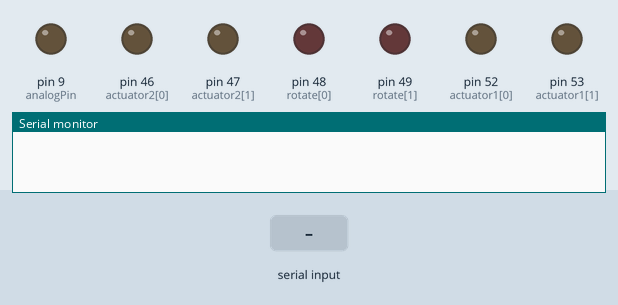
The sketch below on a simulated Arduino Mega 2560, built with avr-gcc and run on an emulated ATmega2560. Shown: output pins drawn as LEDs (lit = HIGH), the last lines printed to the serial monitor. Inputs (shaded band) come from the test bench.

Above: at 1.2 s.
1.3 s: "r\n" received over Serial
At 2.1 s:
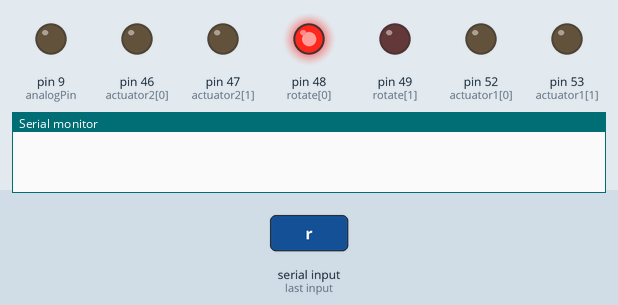
3.8 s: "a\n" received over Serial
At 4.4 s:
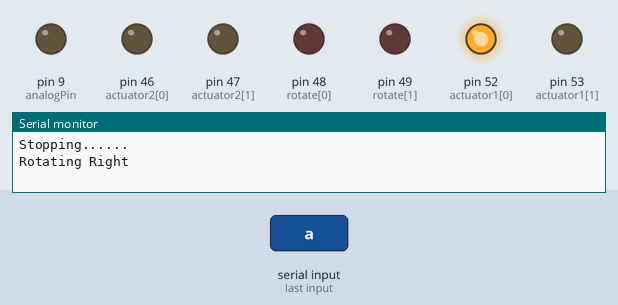
6.3 s: "b\n" received over Serial
At 7.1 s:
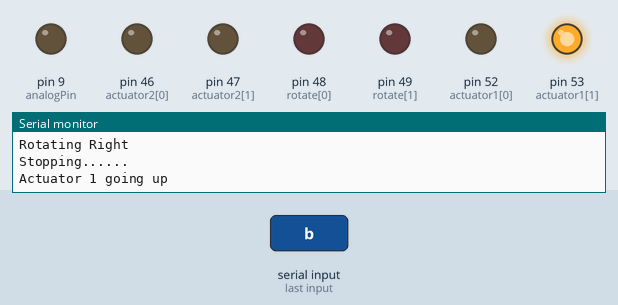
8.8 s: "l\n" received over Serial
At 9.4 s:
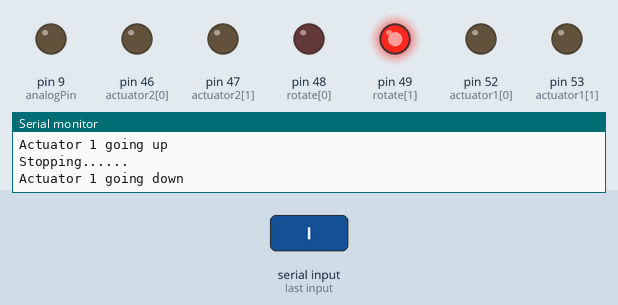
11.3 s: "c\n" received over Serial
At 12.1 s:
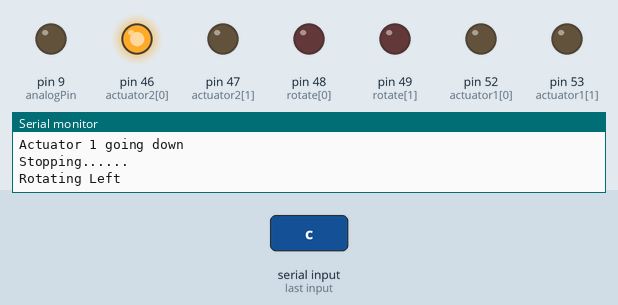
13.8 s: "d\n" received over Serial
At 14.4 s:
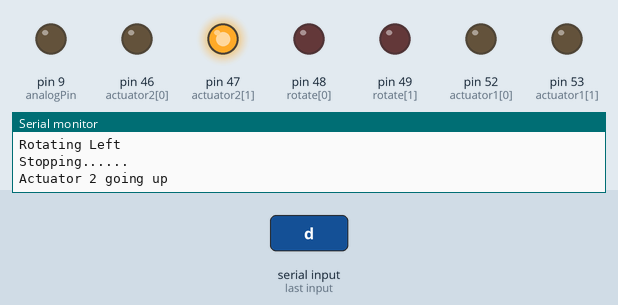
Timing chart, 0 to 16.8 s (numbered marks = the images above; inputs shaded):
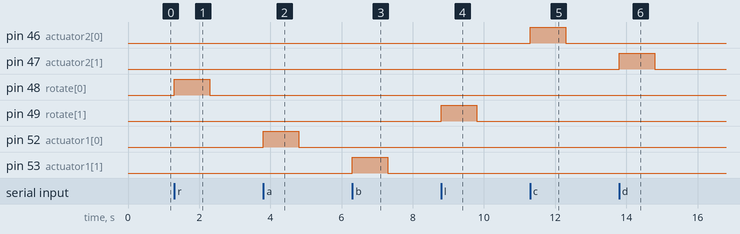

The sketch:

control1.ino
```cpp
int actuator1[] = {52, 53};
int actuator2[] = {46, 47};
int rotate[] = {48, 49};
int analogPin = 9;
int motorspeed;
char state;
int ddelay;
String state2;
String motor_rotate_cw ="CW";
String motor_rotate_ccw ="CCW";
String actuator_pos_fw="FW";
String actuator_pos_bw="BW";
String first_actuator="Actuator1";
String second_actuator="Actuator2";
String motor="Motor";
boolean str_chr=false;
boolean str_chr2=false;
String firstValue;
String secondValue;
String thirdValue;
String fourthValue;

void setup() {
  // put your setup code here, to run once:
    int i;
    for( i = 0; i < 2; i++){
    pinMode(actuator1[i], OUTPUT);
    pinMode(actuator2[i], OUTPUT);
    pinMode(rotate[i], OUTPUT);
    }
    Serial.begin(9600);
}
// --------------------------------------------------------------------------- Loop
void loop() {
  // put your main code here, to run repeatedly:
   if (Serial.available() > 0){
     String temp = Serial.readStringUntil('\n');

     if(temp.length()==1 && temp.length()!=0){
       //state = temp();
       char ch[10];
       temp.toCharArray(ch,10);
       state=ch[0];
       str_chr=true;
     }
     else{
       state2 = temp;

       int commaIndex = state2.indexOf(',');

       //  Search for the next comma just after the first
       int secondCommaIndex = state2.indexOf(',', commaIndex+1);
       int thirdCommaIndex = state2.indexOf(',', secondCommaIndex+1);
       firstValue = state2.substring(0, commaIndex);
       secondValue = state2.substring(commaIndex+1, secondCommaIndex);
       thirdValue = state2.substring(secondCommaIndex+1,thirdCommaIndex);
       fourthValue = state2.substring(thirdCommaIndex+1);

       ddelay = thirdValue.toInt();
       motorspeed = fourthValue.toInt();

       Serial.println(firstValue);
       Serial.println(secondValue);
       Serial.println(thirdValue);
       Serial.println(fourthValue);
       //Serial.print("Delay: ");
       //Serial.println(ddelay);
       //Serial.print("Motorspeed: ");
       //Serial.println(motorspeed);
       str_chr2=true;
     }
    }
    if(str_chr){
      if (state == 'a') {
      actuator1_up();
      delay(1000);
      actuator1_stop();
      Serial.println("Actuator 1 going up");
      }
      else if (state == 'b') {
      actuator1_down();
      delay(1000);
      actuator1_stop();
      Serial.println("Actuator 1 going down");
      }
      else if (state == 'c') {
      actuator2_up();
      delay(1000);
      actuator2_stop();
      Serial.println("Actuator 2 going up");
      }
      else if (state == 'd') {
      actuator2_down();
      delay(1000);
      actuator2_stop();
      Serial.println("Actuator 2 going down");
      }
      else if (state == 'l') {
      rotate_left();
      delay(1000);
      rotate_stop();
      Serial.println("Rotating Left");
      }
      else if (state == 'r') {
      rotate_right();
      delay(1000);
      rotate_stop();
      Serial.println("Rotating Right");
      }
      else if(state =='s'){
      actuator1_stop();
      actuator2_stop();
      rotate_stop();
      //Serial.println("Stopping All");
      }
      str_chr=false;
    }
    else if( str_chr2 == true && str_chr == false ) {
      //Serial.println("I am inside String");
            if(motor == firstValue){
              if (motor_rotate_cw == secondValue){
              rotate_right();
              Serial.println("I am rorating CW");
              delay(ddelay);
              rotate_stop();
              }
              else if(motor_rotate_ccw == secondValue){
              rotate_left();
              Serial.println("I am rorating CCW");
              delay(ddelay);
              rotate_stop();
              }
            }
             else if(first_actuator == firstValue){
              if (actuator_pos_fw == secondValue){
              actuator1_up();
              Serial.println("I am going up now");
              delay(ddelay);
              actuator1_stop();
              }
              else if(actuator_pos_bw == secondValue){
              actuator1_down();
              Serial.println("I am going down now");
              delay(ddelay);
              actuator1_stop();
              }
            }
            else if(second_actuator == firstValue){
              if (actuator_pos_fw == secondValue){
              actuator2_up();
              Serial.println("I am going up now");
              delay(ddelay);
              actuator2_stop();
              }
              else if(actuator_pos_bw == secondValue){
              actuator2_down();
              Serial.println("I am going down now");
              delay(ddelay);
              actuator2_stop();
              }
            }
              else if(state2=="Stop"){
              actuator1_stop();
              actuator2_stop();
              rotate_stop();
              //Serial.println("Stopping All");
              }
            str_chr2=false;
          }
   }
 // --------------------------------------------------------------------------- Drive
  void actuator1_up(){
  digitalWrite(actuator1[0], HIGH);
  digitalWrite(actuator1[1], LOW);
  }
  void actuator1_down(){
  digitalWrite(actuator1[0], LOW);
  digitalWrite(actuator1[1], HIGH);
  }
  void actuator1_stop(){
  digitalWrite(actuator1[0], LOW);
  digitalWrite(actuator1[1], LOW);
  Serial.println("Stopping......");
  }

  void actuator2_up(){
  digitalWrite(actuator2[0], HIGH);
  digitalWrite(actuator2[1], LOW);
  }
  void actuator2_down(){
  digitalWrite(actuator2[0], LOW);
  digitalWrite(actuator2[1], HIGH);
  }
  void actuator2_stop(){
  digitalWrite(actuator2[0], LOW);
  digitalWrite(actuator2[1], LOW);
  Serial.println("Stopping......");
  }

  void rotate_right(){
  digitalWrite(rotate[0], HIGH);
  digitalWrite(rotate[1], LOW);
  analogWrite(analogPin, motorspeed);
  }
  void rotate_left(){
  digitalWrite(rotate[0], LOW);
  digitalWrite(rotate[1], HIGH);

  analogWrite(analogPin,motorspeed);


  }
  void rotate_stop(){
  digitalWrite(rotate[0], LOW);
  digitalWrite(rotate[1], LOW);
  Serial.println("Stopping......");
  }
  // ---------------------------------------------------------------------------
```

Measured:
- after the input at 1.3 s, pin 48 (rotate[0]): LOW → HIGH at once, → LOW 1.0 s later
- after the input at 3.8 s, pin 52 (actuator1[0]): LOW → HIGH at once, → LOW 1.0 s later
- after the input at 6.3 s, pin 53 (actuator1[1]): LOW → HIGH at once, → LOW 1.0 s later
- after the input at 8.8 s, pin 49 (rotate[1]): LOW → HIGH at once, → LOW 1.0 s later
- after the input at 11.3 s, pin 46 (actuator2[0]): LOW → HIGH at once, → LOW 1.0 s later
- after the input at 13.8 s, pin 47 (actuator2[1]): LOW → HIGH at once, → LOW 1.0 s later
